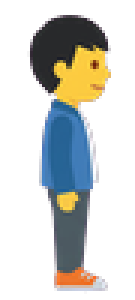
#> input picture packages/assets/platformer/boy_idle_1.png, 45 x 100 px, given in place of boy_idle_1.png.png, which was not available (shown 3 times larger)
$ python -i make.py   (imports and definitions only)
#> lines starting #> are read from the running program, lines starting #| are printed output that depends on the picture; pictures that were not available may be replaced by others from this repository, and a replacement may not be noted
"""Redraw the `platformer` pack (side-scrolling jump and run: tiles, items, enemies, decor, backgrounds, boy hero).

python3 packages/assets/platformer/make.py gen [sheet ...]   # draw sheets into the work folder
python3 packages/assets/platformer/make.py cut [sheet ...]   # key, cut and scale into this folder
python3 packages/assets/platformer/make.py json              # write pack.json

The sheet `boy_ref` must be drawn first: it is the character reference for the boy sheets.
Some frames are derived from one drawn image (coin spin = horizontal squash, spiky ball roll = rotation); the gem spin
(`gem_spin`, 4 colours x 4 phases) is drawn as one sheet and keyed without magenta fringe (`clean_key`),
the plain earth tile `pf_dirt` is filled with the colours of the drawn grass strip so that it tiles seamlessly.
"""
import os, sys, json, base64, subprocess, tempfile
from concurrent.futures import ThreadPoolExecutor
import numpy as np
from PIL import Image, ImageDraw, ImageFilter

HERE = os.path.dirname(os.path.abspath(__file__))
ROOT = os.path.abspath(os.path.join(HERE, '..', '..', '..'))
sys.path.insert(0, os.path.join(ROOT, 'scripts', 'asset-gen'))
from keyslice import key, frames, align  # noqa: E402
from scipy import ndimage  # noqa: E402

REF = os.path.join(ROOT, 'scripts', 'asset-gen', 'style-emoji.png')
WORK = os.environ.get('WORK', os.path.join(tempfile.gettempdir(), 'assets-work', 'platformer'))
BOY_REF = os.path.join(WORK, 'boy_ref.png')


# [17 lines left out: function gen, not called in this run]


STYLE = ('Draw in exactly the same flat emoji style as the first reference image: clear flat shapes without outlines, '
         'very few colours per object, rounded friendly forms, no hard shading, no gradients. '
         'Do not draw the characters of the reference unless asked. ')
BG = ('Every object stands alone, fully separated from the others by wide empty space, none touching or overlapping, '
      'none touching the image border. '
      'Background: one flat solid pure magenta colour #FF00FF everywhere, no shadows, no ground, no grass under objects, '
      'no text, no labels, no numbers, no grid lines, no frames.')
BOY = ('the boy from the second reference image (yellow emoji skin, short black hair, blue jacket over a white T-shirt, '
       'dark grey trousers, orange sneakers), exactly the same character, same proportions, same colours, same flat emoji style')
ANIM_BG = ('Background: one flat solid pure magenta colour #FF00FF everywhere, no shadows, no ground line, no text, '
           'no numbers, no grid lines. The frames must not touch each other.')

# sheet id -> (prompt, refs)
SHEETS = {
    'boy_ref': (STYLE + 'Invent a new ORIGINAL character who belongs to the same game as the heroine in the reference: '
                'a boy of the same age, same size, same proportions and same flat emoji style, with yellow emoji skin '
                'like the heroine, short black hair, a blue jacket over a white T-shirt, dark grey trousers and orange '
                'sneakers, friendly face. Draw only him, three times in one row, evenly spaced: '
                '1) standing, front view, arms hanging, 2) standing in side view facing right, '
                '3) jumping happily with both arms up. ' + BG, [REF]),
    'boy_idle': ('Use ' + BOY + '. Draw a side-view IDLE (breathing) animation sprite sheet, facing right: '
                 '4 frames in ONE horizontal row, evenly spaced, same size, feet at the same height, ALL FOUR in the same side view '
                 'facing right like the second figure of the boy reference (none from the front), he stands relaxed and '
                 'only his body rises and sinks a little and the arms swing very slightly. ' + ANIM_BG, [REF, BOY_REF]),
    'boy_run': ('Use ' + BOY + '. Draw a side-view RUN CYCLE sprite sheet facing right: 8 frames in ONE horizontal row, '
                'EXACTLY 8 figures, no more, no second row, evenly spaced, same size, same feet height. A real fast RUN, not a walk: '
                'the body leans forward, big strides, elbows bent at 90 degrees; frame 1 front leg reaching far forward, '
                'frame 2 landing with knee bent, frame 3 legs passing under the body, frame 4 pushing off with both feet off the '
                'ground, frames 5 to 8 the same phases with the other leg in front. Arms swing opposite to the legs, '
                'clearly different pose in every frame. '
                + ANIM_BG, [REF, BOY_REF]),
    'boy_poses': ('Use ' + BOY + '. Draw 4 single side-view poses facing right in ONE horizontal row, evenly spaced, same scale: '
                  '1) JUMP: going up, one knee pulled up, one arm raised, '
                  '2) FALL: coming down, legs stretched down, both arms raised up and a little worried face, '
                  '3) LAND: crouching after landing, knees bent, arms forward for balance, '
                  '4) HURT: knocked back, leaning backwards, eyes squeezed shut, arms flung up. ' + ANIM_BG, [REF, BOY_REF]),
    'grass': (STYLE + 'Draw ONE long straight horizontal grass-topped earth platform for a side-scrolling game, '
              'about 6 times as wide as tall, seen exactly from the side: a green grass layer on top with a wavy lower edge '
              'and small grass blades, under it brown earth with a few darker round pebbles, '
              'the left and right ends rounded, the bottom edge straight. The top edge of the grass is perfectly horizontal. '
              'Only this one object, centred. ' + BG, [REF]),
    'blocks': (STYLE + 'Draw 5 square game tiles (blocks) for a side-scrolling game, seen exactly from the front, all the same size, '
               'slightly rounded corners, in 2 rows (3 in the first row, 2 in the second): '
               '1) a grey stone block made of a few big rounded stones, '
               '2) a red-brown brick wall block with light mortar lines, '
               '3) a light blue shiny ice block with two small white highlights, '
               '4) a sand block, pale yellow with a few tiny dots and a wavy lighter top, '
               '5) a wooden crate with planks and a diagonal cross brace. ' + BG, [REF]),
    'gadgets': (STYLE + 'Draw 5 objects for a side-scrolling game in ONE horizontal row, seen exactly from the side: '
                '1) a row of four silver-grey metal spikes on a flat dark grey bar (wider than tall), '
                '2) a red jump spring pad, COMPRESSED: a red top plate, a squeezed grey coil spring, a dark grey base, '
                '3) the same jump spring pad EXTENDED: same plates, coil stretched tall, '
                '4) a short wooden ladder piece with two straight vertical rails and three rungs, '
                '5) a thin horizontal floating wooden plank platform, much wider than tall, with two small nails. ' + BG, [REF]),
    'items': (STYLE + 'Draw 7 collectible items for a jump and run game, in 2 rows (4 in the first row, 3 in the second): '
              '1) a round gold coin seen from the front with a simple raised star in the middle, '
              '2) a pink cut gemstone (like the pink gem in the reference), '
              '3) a blue cut gemstone of the same shape, '
              '4) a green cut gemstone of the same shape, '
              '5) a red heart, '
              '6) a yellow five-pointed star with rounded tips, '
              '7) a golden old-fashioned key, lying horizontal. ' + BG, [REF]),
    'doors': (STYLE + 'Draw 4 objects for a jump and run game in ONE horizontal row: '
              '1) a closed wooden door with a rounded arched top in a grey stone frame, taller than wide (2:3), with a small golden knob, '
              '2) the same door OPEN: the same stone frame, the door swung open, a dark inside visible, '
              '3) a closed wooden treasure chest with golden metal bands and a lock, seen from the front-side, '
              '4) the same treasure chest OPEN, lid up, golden coins shining inside. ' + BG, [REF]),
    'flag': (STYLE + 'Draw a checkpoint flag animation for a jump and run game: 3 frames in ONE horizontal row, evenly spaced, '
             'same size: a grey pole with a small round golden ball on top and a small grey foot, a green triangular-ish flag '
             'with a white circle on it attached to the upper part of the pole and pointing right, '
             'the flag waving in the wind, a different wave shape in each frame, the pole identical in all frames. ' + BG, [REF]),
    'decor': (STYLE + 'Draw 5 background decoration objects for a jump and run game in ONE horizontal row: '
              '1) a small white fluffy cloud, '
              '2) a wide flat white cloud, '
              '3) a big round white cloud made of several puffs, '
              '4) a round green bush made of three bumps, '
              '5) a friendly yellow sun with short rounded rays (no face). ' + BG, [REF]),
    'scenery': (STYLE + 'Draw 2 background objects for a jump and run game in ONE horizontal row: '
                '1) a round-crowned green tree with a brown trunk, taller than wide, '
                '2) a wide soft green hill, about twice as wide as tall, with a flat bottom and a few small lighter dots. ' + BG, [REF]),
    'slug': (STYLE + 'Draw an original cartoon enemy for a jump and run game: a chubby snail with a spiral orange shell on its back '
             'and a soft lilac body, friendly-grumpy face with half-closed eyes and a small pout, two short eye stalks, '
             'crawling to the RIGHT (head on the right side). A side-view CRAWL animation: 4 frames in ONE horizontal row, '
             'evenly spaced, same size, the body stretches and squeezes a little from frame to frame, the bottom always on '
             'the same line. ' + ANIM_BG, [REF]),
    'bat': (STYLE + 'Draw an original cartoon bat enemy for a jump and run game: a small round dark purple body, big pointy ears, '
            'cute big white eyes, two tiny fangs, purple wings, facing right. A FLYING animation: 4 frames in ONE horizontal '
            'row, evenly spaced, same body size: 1) wings fully up, 2) wings level, 3) wings fully down, 4) wings level again. '
            + ANIM_BG, [REF]),
    'blob': (STYLE + 'Draw an original cartoon enemy for a jump and run game: a round, glossy green jelly blob with two big '
             'eyes and a small determined mouth, looking right. A HOPPING animation: 4 frames in ONE horizontal row, '
             'evenly spaced: 1) squashed flat and wide before the jump, 2) stretched tall and thin while jumping up, '
             '3) round in the air, 4) squashed a little when landing. All frames the same blob, bottoms on the same line. '
             + ANIM_BG, [REF]),
    'spiky': (STYLE + 'Draw ONE original cartoon enemy for a jump and run game: a round red-orange ball covered evenly with '
              'eight short cream-coloured cone spikes all around, two angry little eyes. Only this one object, centred. '
              + BG, [REF]),
    'gem_spin': (STYLE + 'Draw a SPINNING GEMSTONE animation sprite sheet for a jump and run game: EXACTLY 16 gems in a grid of '
                 '4 rows and 4 columns, evenly spaced, all the same height, with wide magenta gaps, none touching. '
                 'Every gem is the same upright cut gemstone as the pink gem in the reference (a tall hexagonal crystal with '
                 'pointed top and bottom and a lighter flat front facet), turning around its vertical axis. '
                 'Row 1 blue gems, row 2 green gems, row 3 light bubblegum pink gems (lighter than the background, clearly pink, '
                 'not magenta), row 4 red gems. The 4 columns are the 4 phases of the spin, the same in every row: '
                 'column 1 seen from the front (the wide flat front facet in the middle, a narrower facet left and right), '
                 'column 2 turned a quarter: the front facet moved to the RIGHT and narrower, a wide facet on the left, '
                 'column 3 seen exactly edge-on: a narrow gem, two equal facets meeting in a vertical ridge in the middle, '
                 'column 4 turned the other way: the front facet moved to the LEFT and narrower, a wide facet on the right. '
                 'Top and bottom points always at the same height, each gem centred in its cell. One small white shine spot. '
                 + BG, [REF]),
    'bg_day': ('Draw a wide background image for a side-scrolling jump and run game in the flat emoji style of the reference '
               '(flat shapes, no outlines, soft colours): a bright light-blue day sky, a few white flat clouds, rolling green '
               'hills in two layers in the lower third, a few round trees far away. Calm, not busy, no characters, no text, '
               'no ground platforms, no sun in a corner. Landscape format 5:3.', [REF]),
    'bg_night': ('Draw a wide background image for a side-scrolling jump and run game in the flat emoji style of the reference '
                 '(flat shapes, no outlines): a dark blue night sky with small stars and a pale crescent moon, dark '
                 'blue-green rolling hills in two layers in the lower third, a few dark tree silhouettes. Calm, not busy, '
                 'no characters, no text. Landscape format 5:3.', [REF]),
    'bg_cave': ('Draw a wide background image for a side-scrolling jump and run game in the flat emoji style of the reference '
                '(flat shapes, no outlines): the inside of a cave, dark brown-purple rock walls, a few stalactites hanging from '
                'the top and stalagmites at the bottom, some glowing teal crystals, darker in the back. Calm, not busy, '
                'the middle rather empty, no characters, no text. Landscape format 5:3.', [REF]),
}

# ---------------------------------------------------------------- names and descriptions
TILE, ITEM, ENEMY, DECOR, BGT, HERO = ['platformer', 'tile'], ['platformer', 'item'], ['platformer', 'enemy'], \
    ['platformer', 'decor'], ['platformer', 'background'], ['character', 'player', 'platformer']
DESC = {}


def d(name, tags, de, en):
    DESC[name] = (tags, de, en)


# [58 lines not run here, left out]


# ---------------------------------------------------------------- helpers
def sheet(s):
    return os.path.join(WORK, s + '.png')


# [42 lines left out: functions crops, fit, pad, on_canvas, not called in this run]


def save(im, name):
    path = os.path.join(HERE, name + '.png')
    if 'background' in DESC[name][0]:
        # median filter takes out the model's pixel noise, few colours keep the file under 80 KB
        im = im.convert('RGB').filter(ImageFilter.MedianFilter(3)).quantize(colors=64, method=Image.MEDIANCUT, dither=Image.NONE)
    else:
        a = np.asarray(im).copy()
        a[a[..., 3] < 8] = 0  # clean invisible pixels for better compression
        im = Image.fromarray(a, 'RGBA')
    im.save(path, optimize=True)
    if os.path.getsize(path) > 78 * 1024:
        raise ValueError(f'{name} too big')
    return path


def stretch_tile(im):
    return im.resize((64, 64), Image.LANCZOS)


# [69 lines left out: functions solid, anim, cut_grass, not called in this run]


def cut_blocks():
    for n, im in zip(['pf_stone', 'pf_brick', 'pf_ice', 'pf_sand', 'pf_crate'], crops('blocks', 5)):
        save(stretch_tile(im), n)


# [55 lines left out: functions cut_gadgets, cut_items_sheet, clean_key, not called in this run]


GEM_COLOURS = ('blue', 'green', 'pink', 'red')  # sheet rows


# [73 lines left out: functions cut_gem_spin, cut_doors, cut_flag, cut_decor, cut_scenery, cut_spiky, not called in this run]


def cut_bg(s):
#> called with s = 'boy_idle_1.png'
    im = Image.open(sheet(s)).convert('RGB')
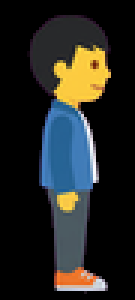
#> im: PIL image 45x100 RGB (shown 3 times larger); mean R, G, B 36.7, 37.9, 34.6
    w, h = im.size
#> w = 45; h = 100
    if w / h > 5 / 3:
        nw = round(h * 5 / 3)
        im = im.crop(((w - nw) // 2, 0, (w - nw) // 2 + nw, h))
    else:
        nh = round(w * 3 / 5)
#> nh = 27
        im = im.crop((0, (h - nh) // 2, w, (h - nh) // 2 + nh))
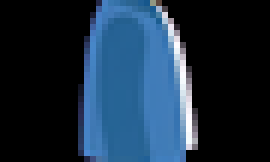
#> im: PIL image 45x27 RGB (shown 6 times larger); mean R, G, B 25.7, 45.2, 64
    save(im.resize((800, 480), Image.LANCZOS), 'pf_' + s)


CUT = {
    'grass': cut_grass, 'blocks': cut_blocks, 'gadgets': cut_gadgets, 'items': cut_items_sheet, 'doors': cut_doors,
    'gem_spin': cut_gem_spin, 'flag': cut_flag, 'decor': cut_decor, 'scenery': cut_scenery, 'spiky': cut_spiky,
    'slug': lambda: anim('slug', 'slug_walk', 44, 4),
    'bat': lambda: anim('bat', 'bat_fly', 48, 4),
    'blob': lambda: anim('blob', 'blob_hop', 48, 4),
    'boy_idle': lambda: anim('boy_idle', 'boy_idle', 96, 4),
    'boy_run': lambda: anim('boy_run', 'boy_run', 96, 8),
    'boy_poses': lambda: anim('boy_poses', None, 96, 4, names=['boy_jump', 'boy_fall', 'boy_land', 'boy_hurt']),
    'bg_day': lambda: cut_bg('bg_day'), 'bg_night': lambda: cut_bg('bg_night'), 'bg_cave': lambda: cut_bg('bg_cave'),
}


# [8 lines left out: function write_json, not called in this run]


# [20 lines not run here, left out]

#> (the run stopped early here; a loop or call above may not have finished)
